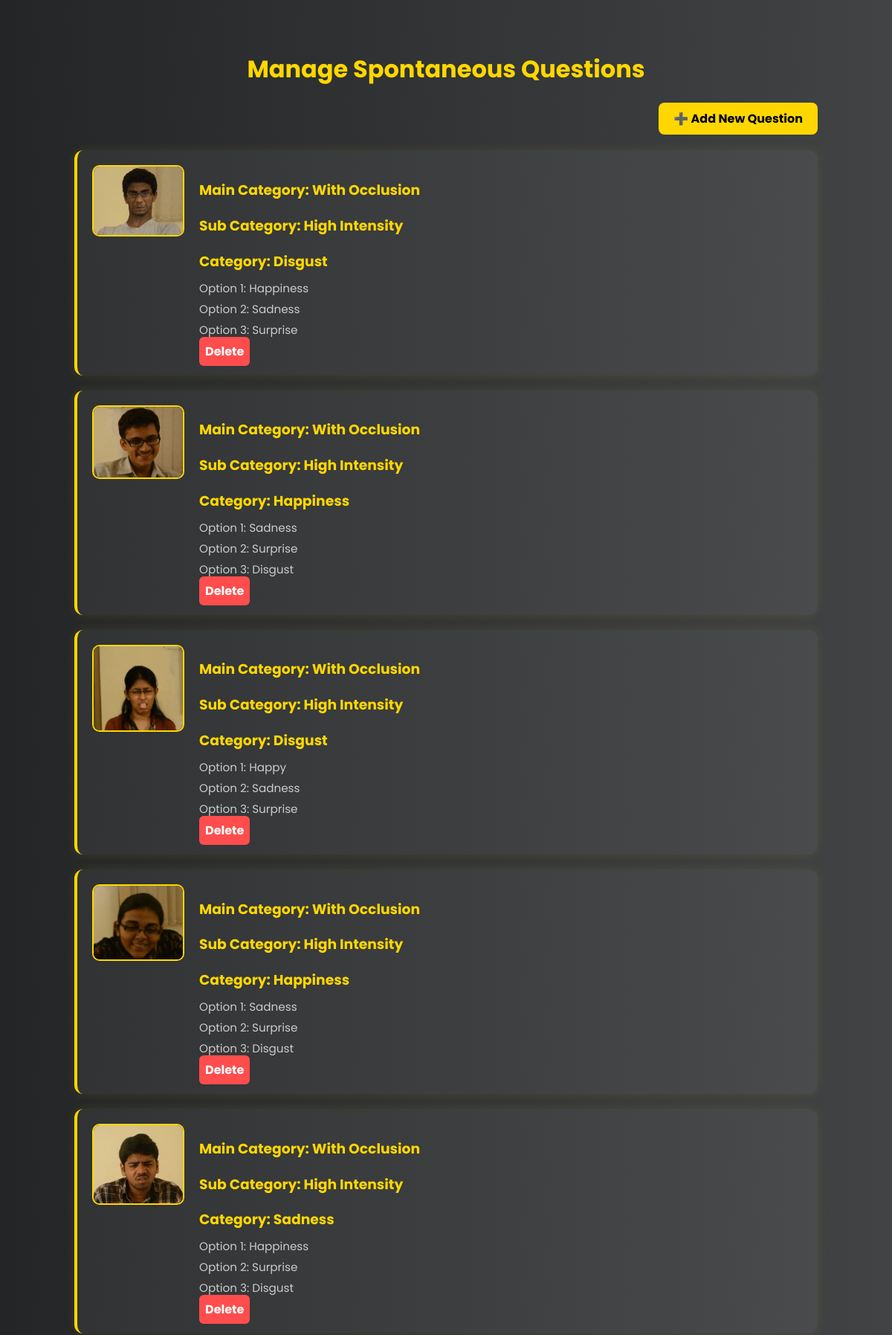
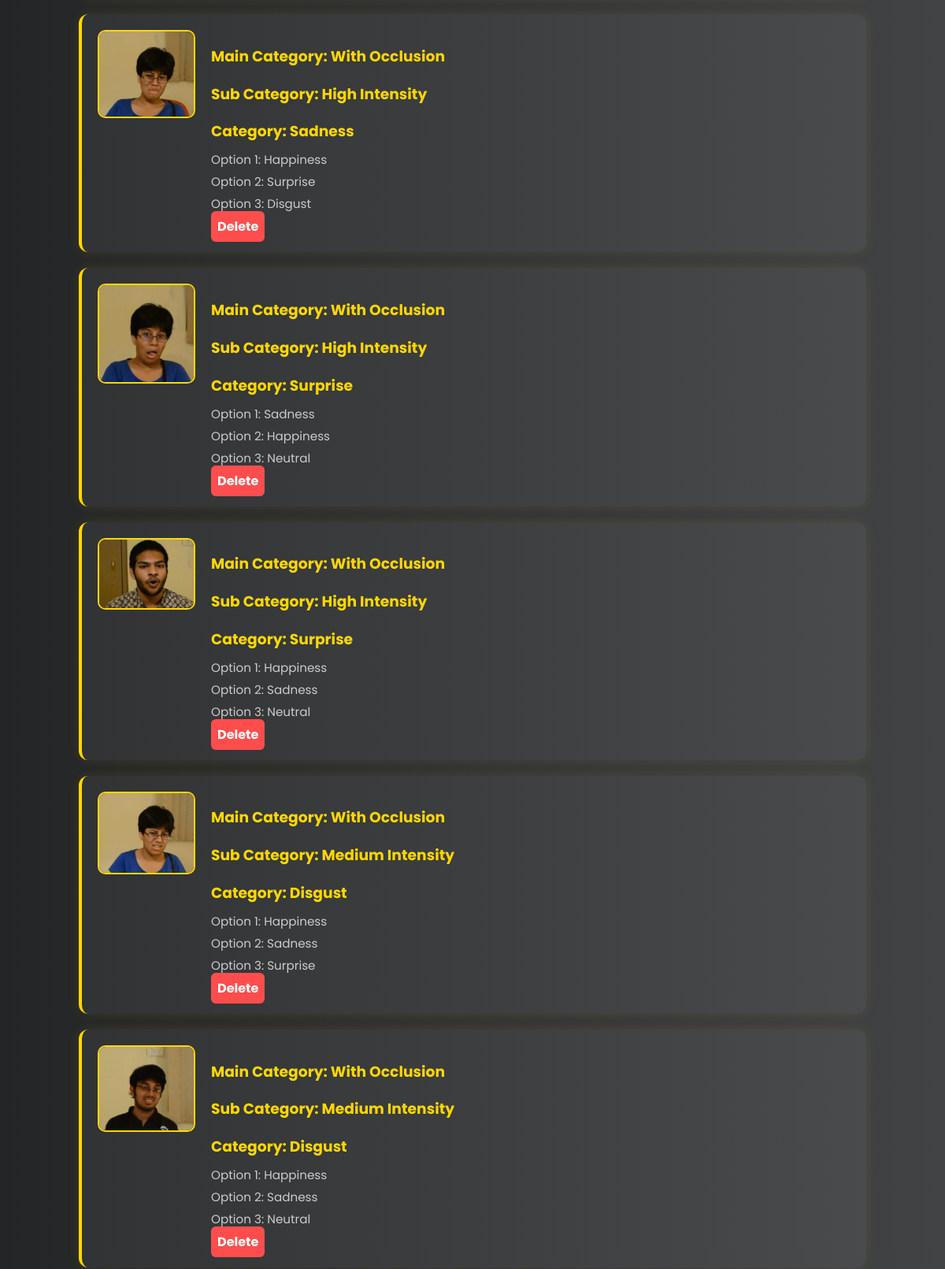
Screenshot of /managequest (upper part) with the database file from the repository (2 pictures, top to bottom).
### questionapp/models.py (models this page shows, shortened)
class SpontaniousQuestion(models.Model):
    Main_category = models.CharField(max_length=100, null=True, blank=True)
    Sub_category = models.CharField(max_length=100, null=True, blank=True)
    category = models.CharField(max_length=100, help_text="This is the correct answer / category.")
    option1 = models.CharField(max_length=100, help_text="Wrong option 1", null=True, blank=True)
    option2 = models.CharField(max_length=100, help_text="Wrong option 2", null=True, blank=True)
    option3 = models.CharField(max_length=100, help_text="Wrong option 3", null=True, blank=True)
    option4 = models.CharField(max_length=100, help_text="Wrong option 4", null=True, blank=True, default='Neutral')
    image = models.ImageField(upload_to='Spontanious_question_images/', help_text="Upload image for the question.")
    created_at = models.DateTimeField(auto_now_add=True)

### questionapp/views.py (the view)
# urls.py: path('managequest', ManageQuestView.as_view(), name='managequest'),
class ManageQuestView(View):
    def get(self, request):
        c = SpontaniousQuestion.objects.all()
        return render(request, 'managequest.html', {'c': c})

### templates/managequest.html (shortened to what this page needs)
<!DOCTYPE html>
<html lang="en">
<head>
</head>
<body>
  <h1>Manage Spontaneous Questions</h1>
  <div class="top-bar">
    <a href="/addquest" class="add-btn">➕ Add New Question</a>
  </div>
  <div class="question-container">
{% for i in c %}
    <div class="question-card">
      <div class="question-image">
        <img src="{{i.image.url}}" alt="Fruit Image">
      </div>
      <div class="question-details">
        <h3>Main Category: {{i.Main_category}}</h3>
        <h3>Sub Category: {{i.Sub_category}}</h3>
        <h3>Category: {{i.category}}</h3>
        <p>Option 1: {{i.option1}}</p>
        <p>Option 2: {{i.option2}}</p>
        <p>Option 3: {{i.option3}}</p>
        <a href="/deletequest/{{i.id}}" class="delete-btn" onclick="return confirm('are you sure you want to delete this questions')">Delete</a>
      </div>
    </div>
{% endfor %}
  </div>
</body>
</html>

### templates/managequest.html (style rules this page uses)
body { font-family: 'Poppins', sans-serif; background: linear-gradient(to right, #232526, #414345); color: #fff; padding: 40px 20px; }
h1 { text-align: center; color: #FFD700; margin-bottom: 30px; }
.top-bar { max-width: 1000px; margin: 0 auto 30px; text-align: right; }
.add-btn { background-color: #FFD700; color: #000; padding: 10px 20px; font-weight: bold; border: none; border-radius: 8px; text-decoration: none; transition: background 0.3s; }
.question-container { max-width: 1000px; margin: 0 auto; display: flex; flex-direction: column; gap: 20px; }
.question-card { background: rgba(255, 255, 255, 0.05); border-left: 4px solid #FFD700; padding: 20px; border-radius: 12px; display: flex; gap: 20px; box-shadow: 0 0 15px rgba(255, 215, 0, 0.1); }
.question-image img { width: 120px; height: auto; border-radius: 10px; border: 2px solid #FFD700; }
.question-details { flex-grow: 1; }
.question-details h3 { color: #FFD700; margin-bottom: 10px; }
.question-details p { font-size: 0.95rem; color: #ccc; margin: 5px 0; }
.delete-btn { background-color: #ff4d4d; color: #fff; padding:8px; border: none; border-radius: 6px; font-weight: bold; cursor: pointer; margin-bottom: -10px; text-decoration: none; transition: background 0.3s; }

### rows the page displays
SpontaniousQuestion: image (picture), Main_category "With Occlusion", Sub_category "High Intensity", category "Disgust", option1 "Happiness", option2 "Sadness", option3 "Surprise"
SpontaniousQuestion: image (picture), Main_category "With Occlusion", Sub_category "High Intensity", category "Happiness", option1 "Sadness", option2 "Surprise", option3 "Disgust"
SpontaniousQuestion: image (picture), Main_category "With Occlusion", Sub_category "High Intensity", category "Disgust", option1 "Happy", option2 "Sadness", option3 "Surprise"
SpontaniousQuestion: image (picture), Main_category "With Occlusion", Sub_category "High Intensity", category "Happiness", option1 "Sadness", option2 "Surprise", option3 "Disgust"
SpontaniousQuestion: image (picture), Main_category "With Occlusion", Sub_category "High Intensity", category "Sadness", option1 "Happiness", option2 "Surprise", option3 "Disgust"
SpontaniousQuestion: image (picture), Main_category "With Occlusion", Sub_category "High Intensity", category "Sadness", option1 "Happiness", option2 "Surprise", option3 "Disgust"
SpontaniousQuestion: image (picture), Main_category "With Occlusion", Sub_category "High Intensity", category "Surprise", option1 "Sadness", option2 "Happiness", option3 "Neutral"
SpontaniousQuestion: image (picture), Main_category "With Occlusion", Sub_category "High Intensity", category "Surprise", option1 "Happiness", option2 "Sadness", option3 "Neutral"
SpontaniousQuestion: image (picture), Main_category "With Occlusion", Sub_category "Medium Intensity", category "Disgust", option1 "Happiness", option2 "Sadness", option3 "Surprise"
SpontaniousQuestion: image (picture), Main_category "With Occlusion", Sub_category "Medium Intensity", category "Disgust", option1 "Happiness", option2 "Sadness", option3 "Neutral"
